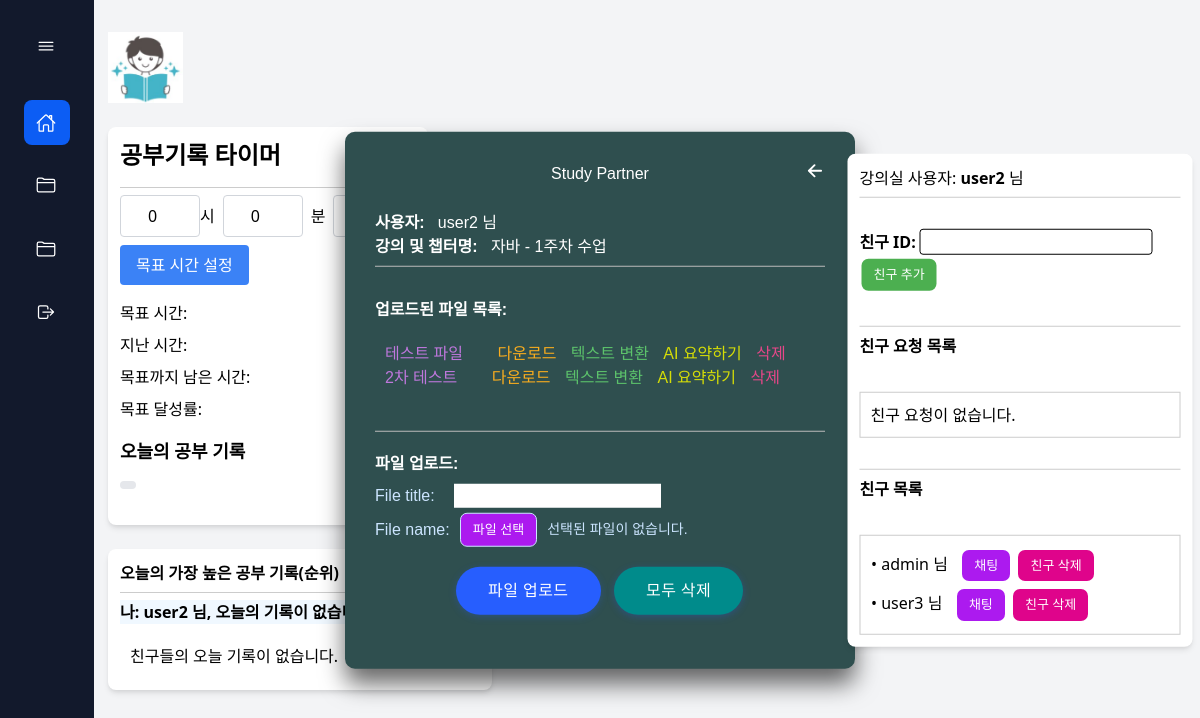
The page /summary/summary_detail/자바/1주차 수업/ (signed in) on the database as committed earlier.
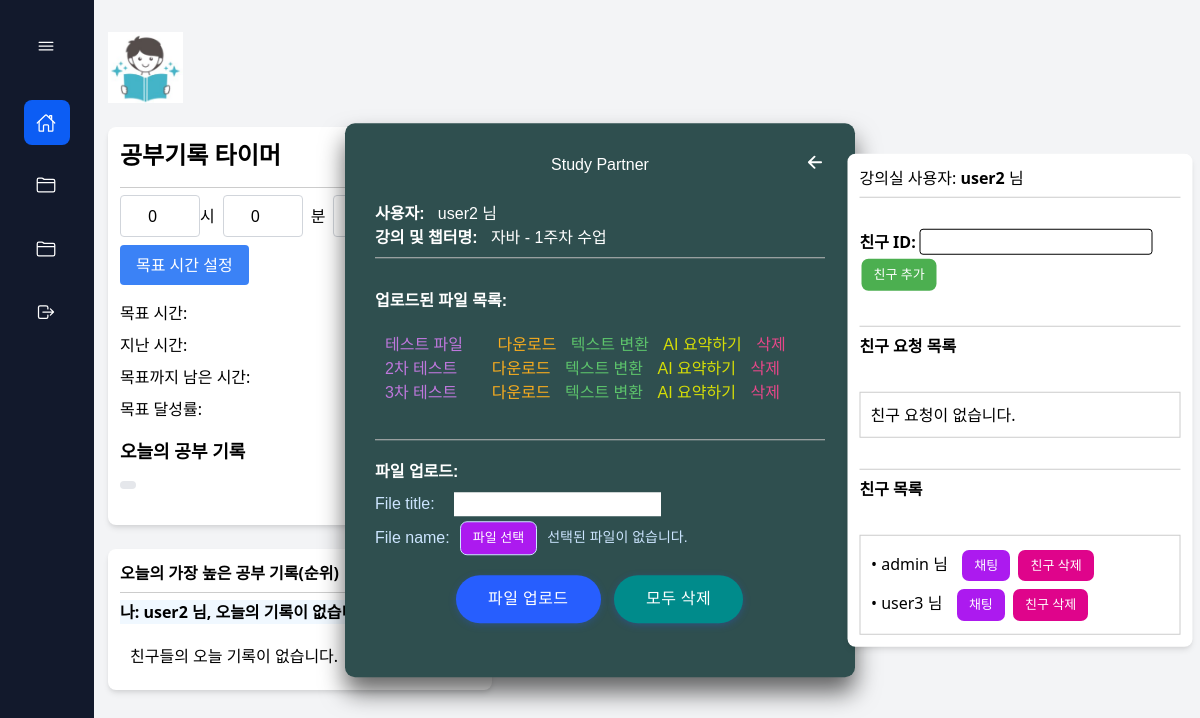
The same page on the database as committed later.
### summary/models.py (models this page shows, shortened)
class UploadFile_summary(models.Model):
    user = models.ForeignKey(User, on_delete=models.CASCADE, null=True)
    chapter = models.ForeignKey(LectureChapter, on_delete=models.CASCADE, null=True)
    file_title = models.CharField(max_length=50, default="")
    file_name = models.FileField(null=True)

### user/models.py (models this page shows, shortened)
class Friendship(models.Model):
    user = models.ForeignKey(User, related_name='friendships', on_delete=models.CASCADE)
    friend = models.ForeignKey(User, related_name='friends', on_delete=models.CASCADE)
    created_at = models.DateTimeField(auto_now_add=True)
    class Meta:
        constraints = [
            models.UniqueConstraint(fields=['user', 'friend'], name='unique_friendship')
        ]

### summary/views.py (the view)
# urls.py: path('summary_detail/<str:lecture_name>/<str:chapter_name>/', views.summary_detail_view, name='summary_detail'),  # summary_detail
def summary_detail_view(request, lecture_name, chapter_name):
    chapter = LectureChapter.objects.filter(lecture__title=lecture_name, chapter_name=chapter_name).first()
    current_user = request.user
    lecture_chapters = LectureChapter.objects.filter(user=current_user).select_related('lecture').order_by('lecture__title')
    if not chapter:
        raise Http404("챕터를 찾을 수 없습니다.")
    lectures = []
    for chapter_obj in lecture_chapters:
        lecture_title = chapter_obj.lecture.title
        chapter_name = chapter_obj.chapter_name
        lecture_url = reverse('user:lecture_detail', kwargs={'lecture_name': lecture_title})
        chapter_url = reverse('upload:chapter_detail', kwargs={'lecture_name': lecture_title, 'chapter_name': chapter_name})
        if not any(lecture['lecture'] == lecture_title for lecture in lectures):
            lectures.append({'lecture': lecture_title, 'chapters': []})
        lectures[-1]['chapters'].append({'chapter_name': chapter_name, 'chapter_url': chapter_url, 'lecture_url': lecture_url})
    uploaded_files = UploadFile_summary.objects.filter(chapter=chapter)
    form = UploadFile_summaryForm(request.POST or None, request.FILES or None)
    friend_requests = FriendRequest.objects.filter(to_user=request.user)
    user = request.user
    friends = Friendship.objects.filter(user=user).select_related('friend')
    user_timezone = pytz.timezone('Asia/Seoul')  # 사용자의 시간대로 설정
    today = timezone.now().astimezone(user_timezone).date()
    start_of_day = timezone.make_aware(datetime.combine(today, datetime.min.time()))
    end_of_day = start_of_day + timedelta(days=1)
    sessions = Study_TimerSession.objects.filter(user=request.user).order_by('-date')
    for session in sessions:
        session.records = convert_to_timedelta(session.records)
    today_sessions = sessions.filter(date__date=today)
    today_record_value = None
    today_record = None  # today_record 변수를 미리 정의
    if today_sessions:
        today_record = max(today_sessions, key=lambda session: session.records)
        today_record_value = convert_to_timedelta(today_record.records)  # timedelta로 변환
    friends_records = []
    for friendship in friends:
        friend = friendship.friend
        friend_today_sessions = Study_TimerSession.objects.filter(user=friend, date__range=(start_of_day, end_of_day))
        if friend_today_sessions:
            best_record = max(friend_today_sessions, key=lambda session: session.records)
            friends_records.append((friend.username, convert_to_timedelta(best_record.records)))
    if today_record_value:
        friends_records.append((user.username, today_record_value))
    friends_records.sort(key=lambda x: x[1], reverse=True)
    context = {
        'chapter': chapter,
        'lectures': lectures,
        'chapter_name': chapter_name,
        'uploaded_files': uploaded_files,  # 업로드된 파일들을 context에 추가
        'form': form,  # 폼을 context에 추가
        'request_user': user,
        'friend_requests': friend_requests,
        'friends_records': friends_records,
        'friends': friends,
        'today_record': today_record
        }
    return render(request, "summary/summary_detail.html", context)

### summary/forms.py
class UploadFile_summaryForm(forms.ModelForm):
    class Meta:
        model = UploadFile_summary
        fields = ['file_title', 'file_name']    # 사용자에게 입력받을 필드 지정

### summary/views.py (called while the page is built)
def convert_to_timedelta(record):
    hours, minutes, seconds = map(int, record.split(':'))
    return timedelta(hours=hours, minutes=minutes, seconds=seconds)

### summary/templates/summary/summary_detail.html (shortened to what the changed rows need)
{% load static %}
{% block content %}
<!DOCTYPE html>
<html lang="ko">
<head>
    <link rel="stylesheet" href="https://cdnjs.cloudflare.com/ajax/libs/font-awesome/6.0.0-beta3/css/all.min.css">
</head>
<body id="body-pd">
    {% include "user/lecture_sidebar.html" %}
    <br>
    {% include "user/friend_record.html" %}
    <div class="custom-body">
        <div class="lecture-box">
            <h2>
                <span>Study Partner</span>
                <a href="{% url 'upload:chapter_detail' lecture_name=chapter.lecture.title chapter_name=chapter.chapter_name %}">
                    <ion-icon name="arrow-back-outline" class="lecture_urllink2 nav__toggle2 study-partner-backion" id="back-toggle"></ion-icon>
                </a>
            </h2>
            <hr style="border-top: 0.8px solid #bababa; width: 100%; margin: 7px 0;"><br>
            <div class="user-box">
                <div class="uploaded_file_list-container">
                <ul>
                    {% for file in uploaded_files %}
                        <li>
                            <a href="{{ file.file_name.url }}" class="lecture_urllink" style="color: rgb(190, 119, 220)">{{ file.file_title }}</a>
                            <a href="{{ file.file_name.url }}" class="lecture_urllink" style="margin-left: 30px; color: rgb(250, 173, 30);" download="{{ file.file_name.name }}">
                                다운로드
                            </a>
                            <a style="margin-left: 10px; color: rgb(92, 194, 107);" class="lecture_urllink"
                            href="{% url 'summary:stt_view' lecture_name=chapter.lecture.title chapter_name=chapter.chapter_name file_id=file.pk %}"
                            data-action="텍스트 변환" data-file-id="{{ file.id }}" onclick="showLoader(event)">
                            텍스트 변환
                            </a>
                            <a style="margin-left: 10px; color: rgb(213, 221, 7);" class="lecture_urllink"
                                href="{% url 'summary:show_summary_view' lecture_name=chapter.lecture.title chapter_name=chapter.chapter_name file_id=file.pk %}"
                                data-action="AI 요약하기" data-file-id="{{ file.id }}" onclick="showLoader(event)">
                                AI 요약하기
                            </a>
                            <form id="delete-form-{{ file.id }}" method="post" action="{% url 'summary:delete_file_summary' file.id %}" style="display:inline;">
                                <button type="button" onclick="confirmDelete('{{ file.id }}')" style="margin-left: 10px; color: rgb(230, 71, 137);">삭제</button>
                            </form>
                        </li>
                    {% endfor %}
                </ul>
                </div>
            </div><br>
        </div>
    </div>
    <div class="lecture-box2">
        {% include "user/friend.html" %}
    </div>
</body>
</html>
{% endblock %}

### user/templates/user/friend.html (shortened to what this page needs)
{% load static %}
{% block content %}
<!DOCTYPE html>
<html lang="ko">
<head>
</head>
<body class="bg-gray-100">
    <div class="max-w-sm bg-white p-3 rounded-lg shadow-md">
    <span>강의실 사용자: <b>{{ request.user.username }}</b> 님</span><br>
    <hr style="border-top: 0.8px solid #ccc; width: 100%; margin: 7px 0;">
    <br>
        <form id="add-friend-form" method="POST" action="{% url 'user:send_friend_request' %}">
            <label for="friend_id"><b>친구 ID:</b></label>
            <input type="text" id="friend_id" name="friend_id" required>
            <button type="button" id="add-friend-btn"
                style="background-color: #4CAF50; border: none; color: white; padding: 6px 12px; text-align: center; text-decoration: none;
                    display: inline-block; font-size: 13px; margin: 4px 2px; cursor: pointer;border-radius: 7px;">친구 추가</button>
        </form>
    <br>
    <hr style="border-top: 0.5px solid #ccc; width: 100%; margin: 7px 0;">
    <h3><b>친구 요청 목록</b></h3><br>
    <div class="friend_request-container">
    {% if friend_requests %}
    {% for friend_request in friend_requests %}
        <p><b>{{ friend_request.from_user.username }}님</b>으로부터 친구 요청이 도착했습니다.</p>
    <div style="display: flex; align-items: center;">
        <form method="POST" action="{% url 'user:accept_friend_request' friend_request.id %}" style="margin-right: 10px;">
            {% csrf_token %}
            <button type="submit"
                    style="background-color: #43afc7; border: none; color: white; padding: 6px 12px; text-align: center; text-decoration: none; font-size: 13px; cursor: pointer; border-radius: 7px;">친구 요청 수락</button>
        </form>
        <form id="reject-form-{{ friend_request.id }}" method="POST" action="{% url 'user:reject_friend_request' friend_request.id %}">
            {% csrf_token %}
            <button type="button" onclick="confirmReject('{{ friend_request.id }}')"
                    style="background-color: #fd7f1e; border: none; color: white; padding: 6px 12px; text-align: center; text-decoration: none;
                          font-size: 13px; cursor: pointer; border-radius: 7px;">친구 요청 거절</button>
        </form>
    </div>
    {% endfor %}
    {% else %}
        <p>친구 요청이 없습니다.</p>
    {% endif %}
    </div>
    <br>
    <hr style="border-top: 0.5px solid #ccc; width: 100%; margin: 7px 0;">
        {% if friends %}
            <h3><b>친구 목록</b></h3><br>
            <div class="friend_list-container">
            <ul>
                {% for friendship in friends %}
                    <li>
                        • {{ friendship.friend.username }} 님
                        <form id="delete-form-{{ friendship.friend.id }}" method="POST" action="{% url 'user:delete_friend' friendship.friend.id %}" style="display:inline;">
                            <a href="{% url 'chatting:private_chat_room' user_id=friendship.friend.id %}"
                               style="background-color: #ac1aef; border: none; color: white; padding: 6px 12px; text-align: center; text-decoration: none;
                                       display: inline-block; font-size: 13px; margin: 4px 2px; cursor: pointer; border-radius: 7px; text-decoration: none;">채팅
                            </a>
                            <button type="button" onclick="confirmDelete('{{ friendship.friend.id }}')"
                                style="background-color: #df048b; border: none; color: white; padding: 6px 12px; text-align: center; text-decoration: none;
                                        display: inline-block; font-size: 13px; margin: 4px 2px; cursor: pointer;border-radius: 7px;">친구 삭제
                            </button>&nbsp;
                        </form>
                    </li>
                {% endfor %}
            </ul>
        {% else %}
        <h3><b>친구 목록</b></h3><br>
            <p>친구가 없습니다.</p>
        {% endif %}
            </div>
    </div>
</body>
</html>
{% endblock %}

Rows that differ between the two databases and show on the page:
added UploadFile_summary: file_title "3차 테스트"
